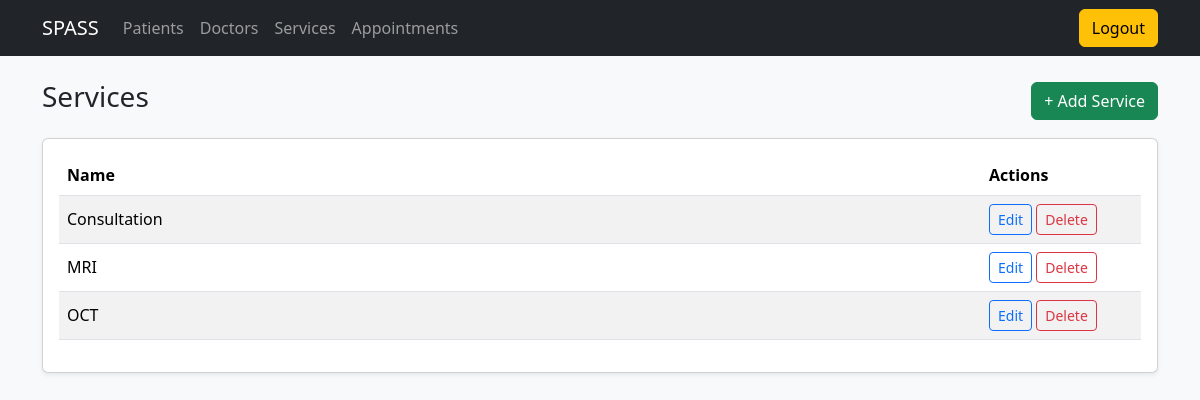
Screenshot of /services/ (signed in) with the database file from the repository.
### scheduling/models.py (models this page shows, shortened)
class Service(Model):
    name = CharField(max_length=100)
    description = TextField(blank=True)

### scheduling/views.py (the view)
# urls.py: path('services/', views.services_list, name='services'),
@permission_required("scheduling.view_service", raise_exception=True)
def services_list(request):
    services = Service.objects.all()
    context = {
        "services": services
    }
    return render(request, 'services/services.html', context)

### scheduling/templates/services/services.html (shortened to what this page needs)
{% extends "base.html" %}
{% block content %}
  <div class="d-flex justify-content-between align-items-center mb-3">
    <h1 class="h3">Services</h1>
    <a href="{% url 'create_service' %}" class="btn btn-success">+ Add Service</a>
  </div>
  <div class="card shadow-sm">
    <div class="card-body">
      <div class="table-responsive">
        <table class="table table-striped align-middle">
          <thead>
            <tr>
              <th>Name</th>
              <th style="width:160px;">Actions</th>
            </tr>
          </thead>
          <tbody>
            {% for service in services %}
              <tr>
                <td>{{ service.name }}</td>
                <td>
                  <a href="{% url 'update_service' service.id %}" class="btn btn-sm btn-outline-primary">Edit</a>
                  <a href="{% url 'delete_service' service.id %}" class="btn btn-sm btn-outline-danger">Delete</a>
                </td>
              </tr>
            {% empty %}
              <tr><td colspan="5" class="text-center text-muted">No services found.</td></tr>
            {% endfor %}
          </tbody>
        </table>
      </div>
    </div>
  </div>
{% endblock %}

### rows the page displays
Service: name "Consultation"
Service: name "MRI"
Service: name "OCT"
